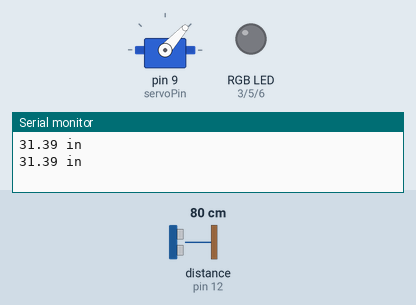
Recording of a sketch running on a simulated Arduino Uno, built with avr-gcc and run on an emulated ATmega328P. Shown: servo, an RGB LED mixed from three pins (HIGH = lit), the last lines printed to the serial monitor. Wiring (inferred from the names in the program): ultrasonic range finder: trigger pin 11; echo pin 12. Inputs (shaded band) come from the test bench; at power-on: distance to the obstacle (sensor on pin 12) 80 cm. The echo pulse lasts 58.3 µs per cm; pins used as bus, display or sensor lines are not drawn.

Above: at 3.5 s.
3.6 s: distance to the obstacle (sensor on pin 12) set to 29 cm
At 3.81 s:
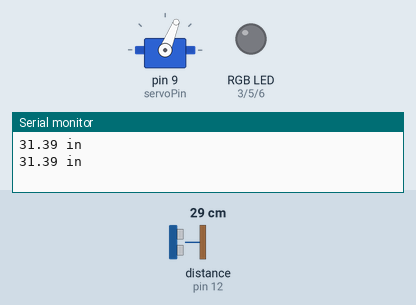
7.2 s: distance to the obstacle (sensor on pin 12) set to 23 cm
At 8.39 s:
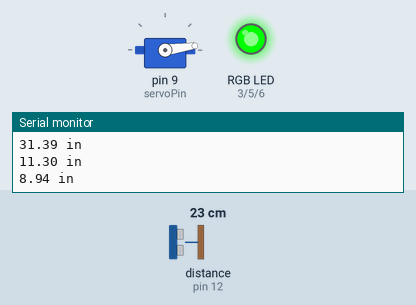
At 9.0 s:
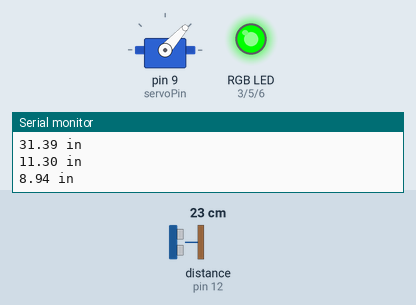
Timing chart, 0 to 21.2 s (numbered marks = the images above; inputs shaded):
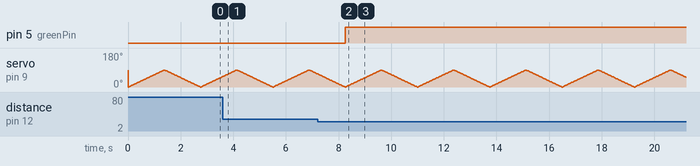

Measured:
- the behaviour switches between 26 and 25 cm on distance to the obstacle (sensor on pin 12) (found by bisection; images 1 and 2)
- after the input at 7.2 s, pin 5 (greenPin): LOW → HIGH after 1.0 s

The sketch:

minigolf.ino
```cpp
#include <Servo.h>          //include the servo library

int pos;
int servoPin = 9;
int servoDelay = 15;

Servo myServo;              //create a servo object

const int trigPin = 11;           //connects to the trigger pin on the distance sensor
const int echoPin = 12;           //connects to the echo pin on the distance sensor

const int redPin = 3;             //pin to control the red LED inside the RGB LED
const int greenPin = 5;           //pin to control the green LED inside the RGB LED
const int bluePin = 6;            //pin to control the blue LED inside the RGB LED

float distance = 0;               //stores the distance measured by the distance sensor

void setup()
{
  Serial.begin (9600);        //set up a serial connection with the computer

  myServo.attach(servoPin);        //tell the servo object that its servo is plugged into pin 9

  pinMode(trigPin, OUTPUT);   //the trigger pin will output pulses of electricity
  pinMode(echoPin, INPUT);    //the echo pin will measure the duration of pulses coming back from the distance sensor

  //set the RGB LED pins to output
  pinMode(redPin, OUTPUT);
  pinMode(greenPin, OUTPUT);
  pinMode(bluePin, OUTPUT);
}

void loop() {

  distance = getDistance();   //variable to store the distance measured by the sensor

  Serial.print(distance);     //print the distance that was measured
  Serial.println(" in");      //print units after the distance

  if (distance <= 10) {                       //if the object is close

    //make the RGB LED green
    analogWrite(redPin, 0);
    analogWrite(greenPin, 255);
    analogWrite(bluePin, 0);

  }
  else {                                    //if the object is far away

    //no rgb
    analogWrite(redPin, 0);
    analogWrite(greenPin, 0);
    analogWrite(bluePin, 0);
  }

  servoMovement();
}

//------------------FUNCTIONS-------------------------------

// MOVES THE SERVO 90 DEGREES BACK AND FORTH TO IMITATE CRAB CLAW
void servoMovement()
{
  for(pos = 0; pos <= 90; pos = pos + 1) {
    myServo.write(pos);
    delay(servoDelay);
  }

  for(pos = 90; pos >= 0; pos = pos - 1) {
    myServo.write(pos);
    delay(servoDelay);
  }
}
//RETURNS THE DISTANCE MEASURED BY THE HC-SR04 DISTANCE SENSOR
float getDistance()
{
  float echoTime;                   //variable to store the time it takes for a ping to bounce off an object
  float calculatedDistance;         //variable to store the distance calculated from the echo time

  //send out an ultrasonic pulse that's 10ms long
  digitalWrite(trigPin, HIGH);
  delayMicroseconds(10);
  digitalWrite(trigPin, LOW);

  echoTime = pulseIn(echoPin, HIGH);      //use the pulsein command to see how long it takes for the
                                          //pulse to bounce back to the sensor

  calculatedDistance = echoTime / 148.0;  //calculate the distance of the object that reflected the pulse (half the bounce time multiplied by the speed of sound)

  return calculatedDistance;              //send back the distance that was calculated
}
```
